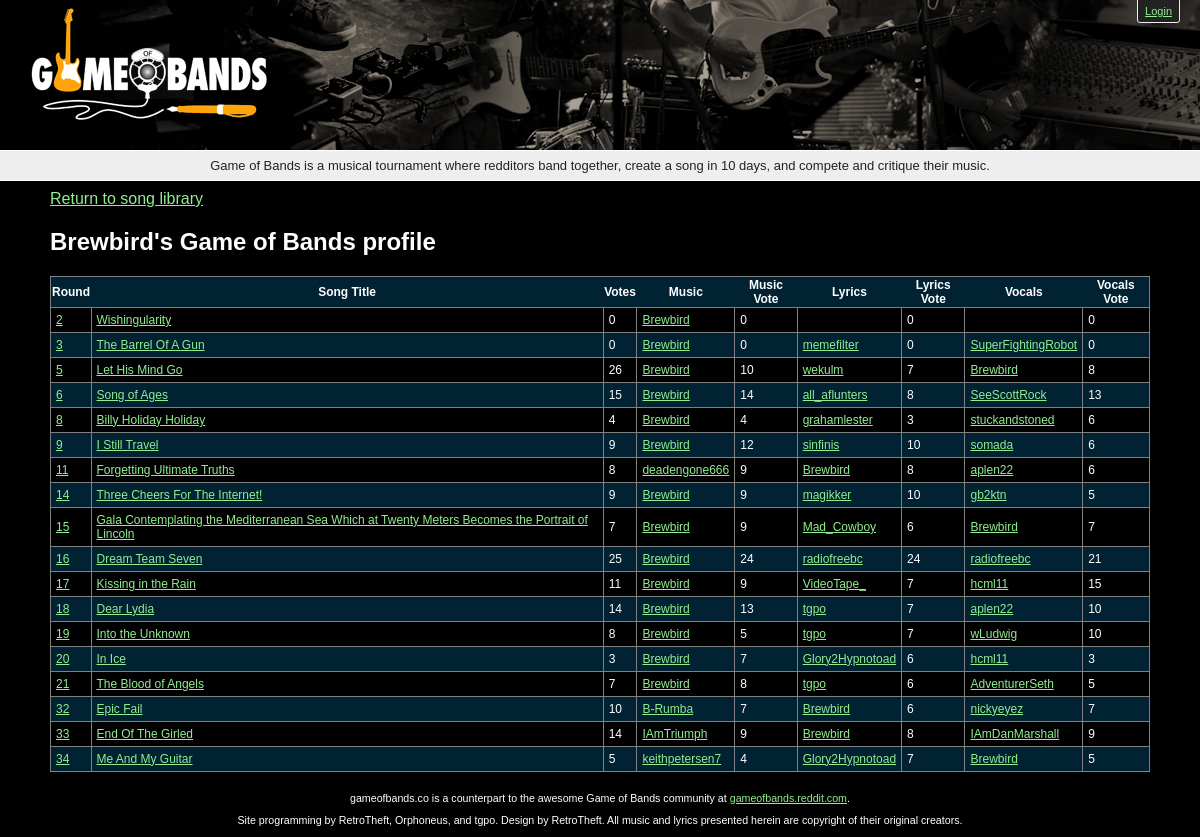
Screenshot of /bandit/Brewbird with the database file from the repository.
### tables this page shows
CREATE TABLE IF NOT EXISTS `songs` (
  `id` int(11) unsigned NOT NULL AUTO_INCREMENT,
  `name` text NOT NULL,
  `url` varchar(100) NOT NULL DEFAULT '',
  `music` varchar(20) NOT NULL DEFAULT '',
  `lyrics` varchar(20) NOT NULL DEFAULT '',
  `vocals` varchar(20) NOT NULL DEFAULT '',
  `lyricsheet` text,
  `round` int(3) NOT NULL,
  `votes` int(5) DEFAULT NULL,
  `winner` tinyint(1) DEFAULT NULL,
  `rating` int(11) DEFAULT NULL,
  `musicvote` int(11) DEFAULT NULL,
  `lyricsvote` int(11) DEFAULT NULL,
  `vocalsvote` int(11) DEFAULT NULL,
  `teamnumber` int(11) NOT NULL,
  `submitby` text NOT NULL,
  `approved` tinyint(1) NOT NULL DEFAULT '0',
  PRIMARY KEY (`id`)
);

### src/query.php (the view, shortened to what this page needs)
<?php
function display_songs($result) {
  echo "<table id='songtable'>";
  echo "<thead><tr><th>Round</th><th>Song Title</th><th>Votes</th><th>Music</th><th>Music Vote</th><th>Lyrics</th><th>Lyrics Vote</th><th>Vocals</th><th>Vocals Vote</th></tr></thead><tbody>";
  foreach ($result as $row) {
    tr_song($row);
  }
  echo "</tbody></table>";
}
function tr_song($row) {
  echo "<tr>";
  echo '<td class="round">' . a_round($row['round'],$row['round']) . "</td>";
  echo '<td class="songname">' . a_song($row)  . "</td>";
  echo '<td class="songvotes">' . $row['votes'] . "</td>";
  td_bandit('music' ,$row);
  echo "</tr>";
}
function td_bandit($type, $row) {
  echo '<td class="' . $type . 'name">' . a_bandit($row[$type]) . "</td>";
  echo '<td class="' . $type . 'votes">' . $row[$type.'vote']    . "</td>";
}
function a_bandit($name) {
  return "<a class='banditname' href='/bandit/".$name."'>".$name."</a>";
}
function a_round($number,$name) {
  return "<a class='round' href='/round/".$number."'>".$name."</a>";
}
function a_song($row) {
  return "<a class='song' href='/song/".$row['id']."'>".$row['name']."</a>";
}

### stylesheet.css (style rules this page uses)
body { margin: 0px; background-color: black; font-family: avenir next, lucida-grande, verdana, sans-serif; color: white; }
table { font-size: 9pt; }
table, tr, td { border:1px solid grey; border-collapse:collapse; }
thead th, tr:nth-child(even) { background-color:#023; }
tr:nth-child(odd) { background-color:#000; }
td { padding: 5px; }
a { color:lightgreen }

### rows the page displays
songs: round "2", name "Wishingularity", votes "0", music "Brewbird", musicvote "0 0 0"
songs: round "3", name "The Barrel Of A Gun", votes "0", music "Brewbird memefilter SuperFightingRobot", musicvote "0 0 0"
songs: round "5", name "Let His Mind Go", votes "26", music "Brewbird wekulm Brewbird", musicvote "10 7 8"
songs: round "6", name "Song of Ages", votes "15", music "Brewbird all_aflunters SeeScottRock", musicvote "14 8 13"
songs: round "8", name "Billy Holiday Holiday", votes "4", music "Brewbird grahamlester stuckandstoned", musicvote "4 3 6"
songs: round "9", name "I Still Travel", votes "9", music "Brewbird sinfinis somada", musicvote "12 10 6"
songs: round "11", name "Forgetting Ultimate Truths", votes "8", music "deadengone666 Brewbird aplen22", musicvote "9 8 6"
songs: round "14", name "Three Cheers For The Internet!", votes "9", music "Brewbird magikker gb2ktn", musicvote "9 10 5"
songs: round "15", name "Gala Contemplating the Mediterranean Sea Which at Twenty Meters Becomes the Portrait of Lincoln", votes "7", music "Brewbird Mad_Cowboy Brewbird", musicvote "9 6 7"
songs: round "16", name "Dream Team Seven", votes "25", music "Brewbird radiofreebc radiofreebc", musicvote "24 24 21"
songs: round "17", name "Kissing in the Rain", votes "11", music "Brewbird VideoTape_ hcml11", musicvote "9 7 15"
songs: round "18", name "Dear Lydia", votes "14", music "Brewbird tgpo aplen22", musicvote "13 7 10"
songs: round "19", name "Into the Unknown", votes "8", music "Brewbird tgpo wLudwig", musicvote "5 7 10"
songs: round "20", name "In Ice", votes "3", music "Brewbird Glory2Hypnotoad hcml11", musicvote "7 6 3"
songs: round "21", name "The Blood of Angels", votes "7", music "Brewbird tgpo AdventurerSeth", musicvote "8 6 5"
songs: round "32", name "Epic Fail", votes "10", music "B-Rumba Brewbird nickyeyez", musicvote "7 6 7"
songs: round "33", name "End Of The Girled", votes "14", music "IAmTriumph Brewbird IAmDanMarshall", musicvote "9 8 9"
songs: round "34", name "Me And My Guitar", votes "5", music "keithpetersen7 Glory2Hypnotoad Brewbird", musicvote "4 7 5"

### other values shown
$bandit "Brewbird"
